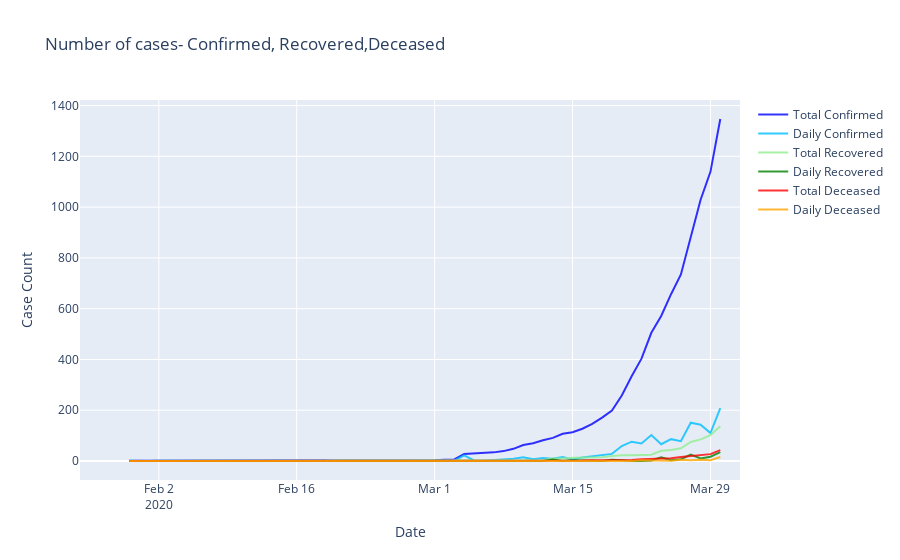

Notebook cell for this chart:
### Code cell
fig = go.Figure()
fig.add_trace(go.Scatter(
                x=cases_df.index,
                y=cases_df['Total Confirmed'],
                name="Total Confirmed",
                line_color='blue',
                opacity=0.8))

fig.add_trace(go.Scatter(
                x=cases_df.index,
                y=cases_df['Daily Confirmed'],
                name="Daily Confirmed",
                line_color='deepskyblue',
                opacity=0.8))

fig.add_trace(go.Scatter(
                x=cases_df.index,
                y=cases_df['Total Recovered'],
                name="Total Recovered",
                line_color='lightgreen',
                opacity=0.8))

fig.add_trace(go.Scatter(
                x=cases_df.index,
                y=cases_df['Daily Recovered'],
                name="Daily Recovered",
                line_color='green',
                opacity=0.8))

fig.add_trace(go.Scatter(
                x=cases_df.index,
                y=cases_df['Total Deceased'],
                name="Total Deceased",
                line_color='red',
                opacity=0.8))

fig.add_trace(go.Scatter(
                x=cases_df.index,
                y=cases_df['Daily Deceased'],
                name="Daily Deceased",
                line_color='orange',
                opacity=0.8))

# Use date string to set xaxis range
fig.update_layout(xaxis_range=['2020-01-25','2020-04-01'],
                  title_text="Number of cases- Confirmed, Recovered,Deceased",
                  xaxis_title="Date",
                  yaxis_title="Case Count")
fig.show()
